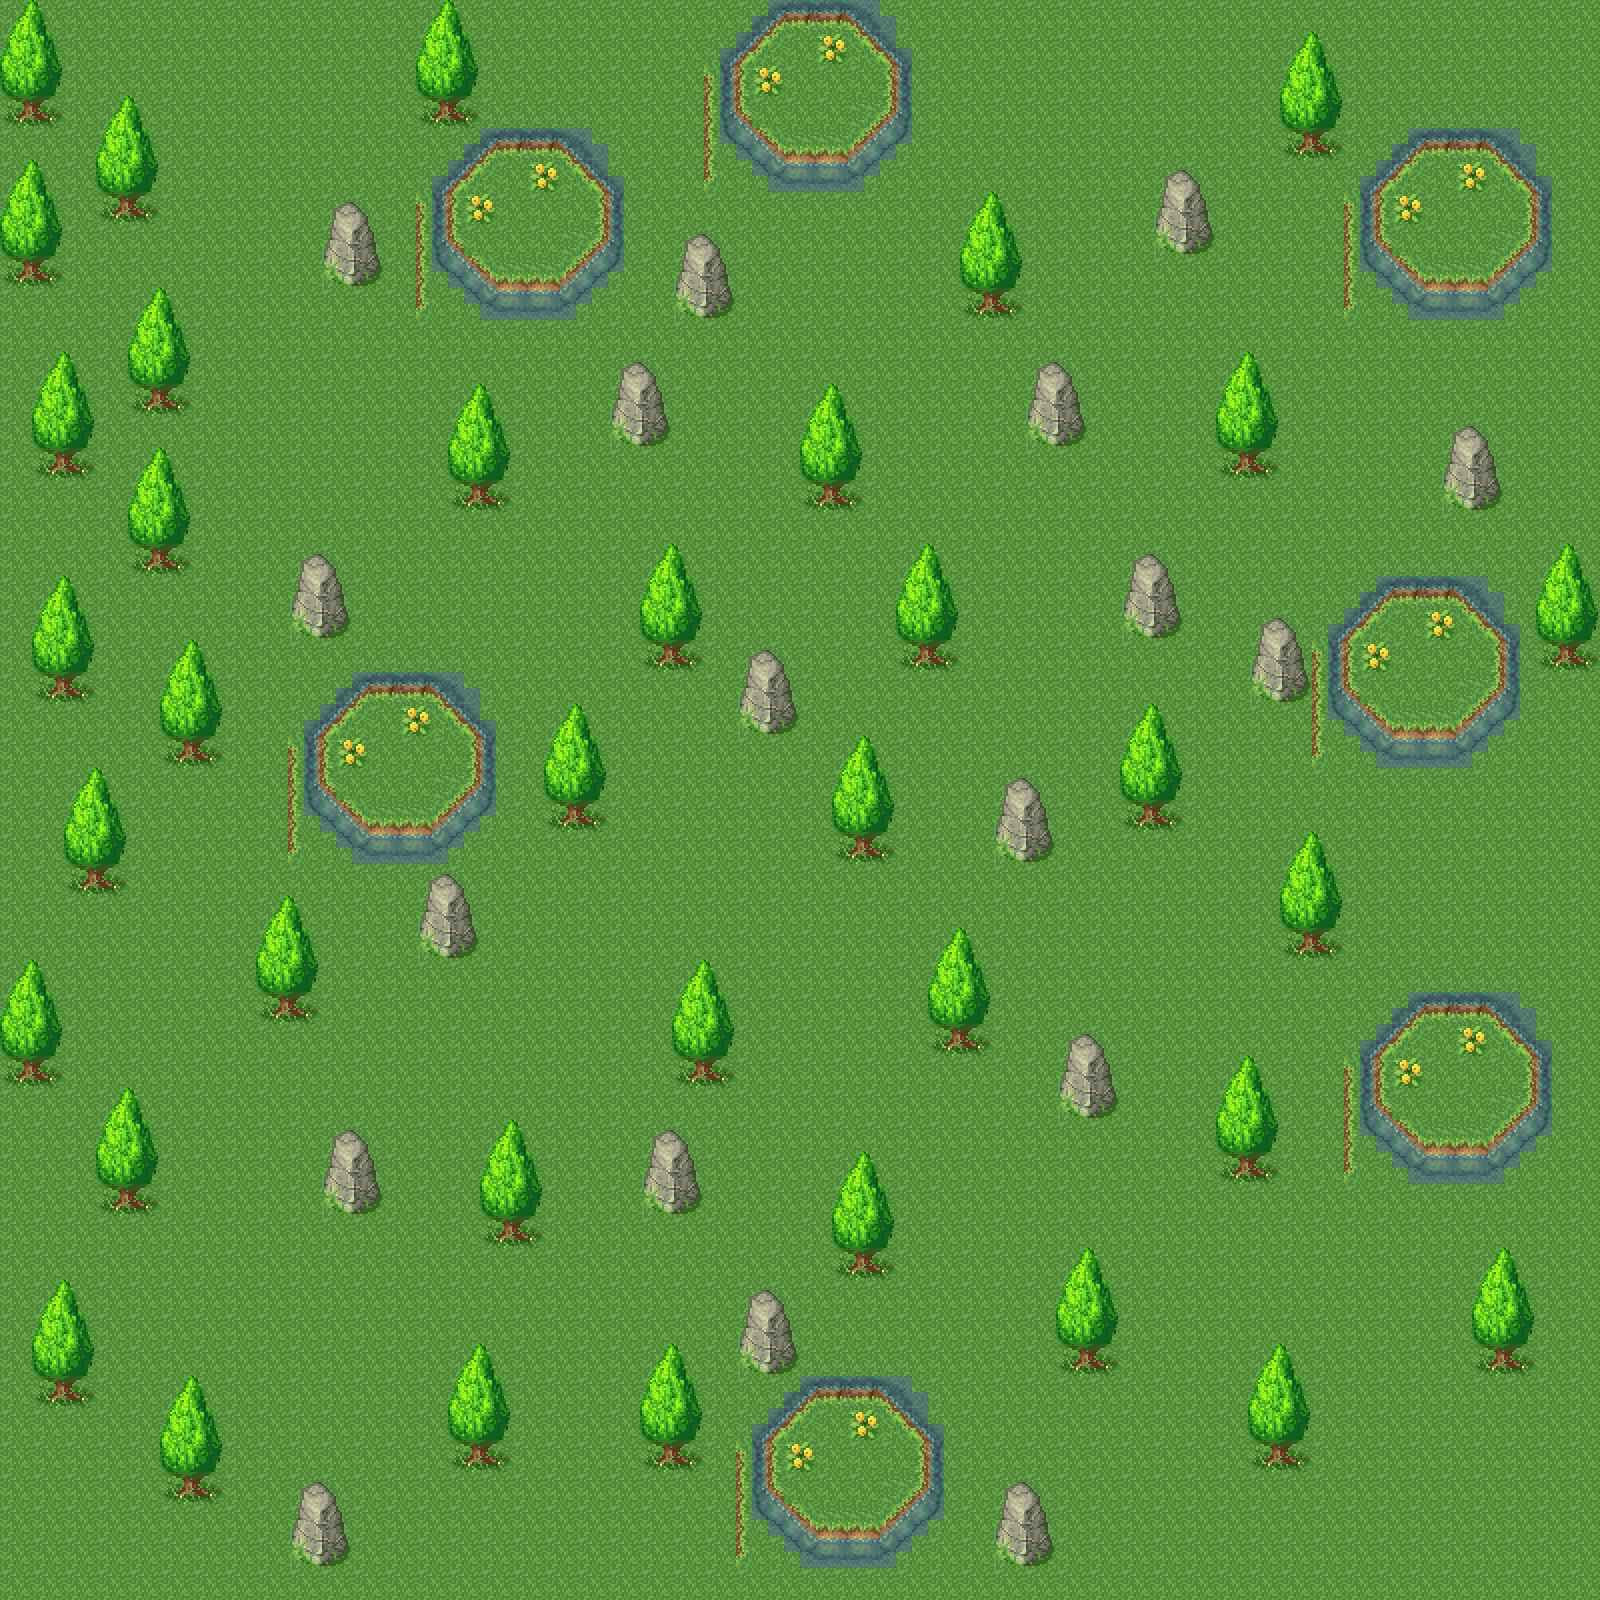

A level layout from a 2D game, rendered from its tile map. Below: a short description, then the map file with tile-grid data replaced by summaries:
An orthogonal 50x50 tile map with 32x32 px tiles, 4 tile layers (Tile Layer 1, Tile Layer 3, Tile Layer 4, Tile Layer 2) and 1 object (player).

<map version="1.0" tiledversion="1.0.2" orientation="orthogonal" renderorder="right-down" width="50" height="50" tilewidth="32" tileheight="32" nextobjectid="15">
 <tileset firstgid="1" source="seiken.tsx" />
 <layer name="Tile Layer 1" width="50" height="50">
  <data>[2500 cells, 2500 non-empty, 1 distinct tile ids]</data>
 </layer>
 <layer name="Tile Layer 3" width="50" height="50">
  <data>[2500 cells, 108 non-empty, 6 distinct tile ids]</data>
 </layer>
 <layer name="Tile Layer 4" width="50" height="50">
  <data>[2500 cells, 343 non-empty, 49 distinct tile ids]</data>
 </layer>
 <objectgroup name="Doors">
  <object id="13" type="player" x="163" y="154" width="128" height="128">
   <properties>
    <property name="framesx" type="int" value="9" />
    <property name="framesy" type="int" value="4" />
    <property name="height" type="int" value="128" />
    <property name="speed" value="5.0" />
    <property name="width" type="int" value="128" />
   </properties>
  </object>
 </objectgroup>
 <layer name="Tile Layer 2" width="50" height="50">
  <data>[2500 cells, 296 non-empty, 8 distinct tile ids]</data>
 </layer>
</map>